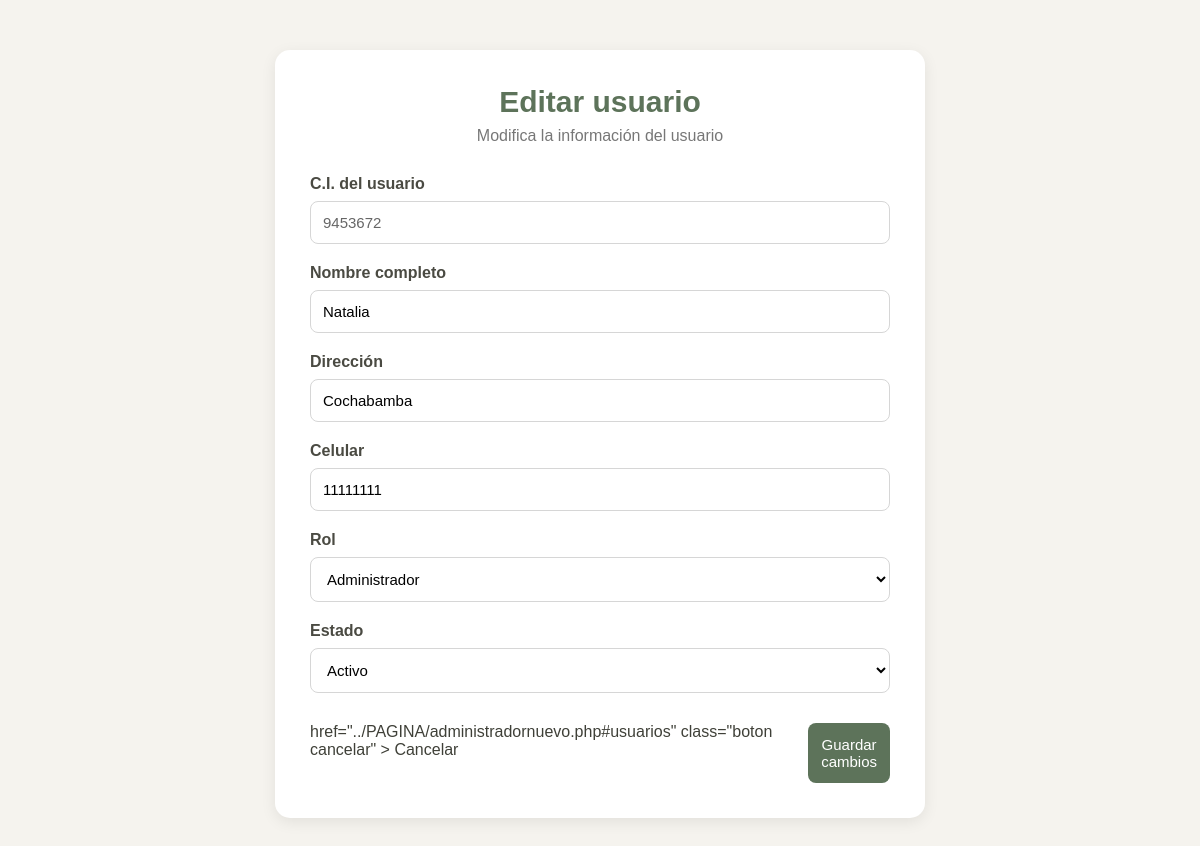
Page /usuario/UsuarioUpdateform.php?ciusuario=9453672 (signed in) on the committed database.
### tables this page shows
CREATE TABLE IF NOT EXISTS usuario (
    ciusuario INT NOT NULL,
    Nombre VARCHAR(100) NOT NULL,
    Direccion VARCHAR(150) NOT NULL,
    Celular VARCHAR(20) NOT NULL,
    contrasena VARCHAR(255) NOT NULL,
    Rol VARCHAR(45) NOT NULL,
    Estado VARCHAR(45) NOT NULL,
    PRIMARY KEY (ciusuario)
);

### usuario/UsuarioUpdateform.php (the view, shortened to what this page needs)
<?php
include("../PAGINA/conexion.php");
$ciusuario = $_GET['ciusuario'];
$stmt = $conexion->prepare("SELECT * FROM usuario WHERE ciusuario = ?");
$stmt->bind_param("s", $ciusuario);
$stmt->execute();
$resultado = $stmt->get_result();
$usuario = $resultado->fetch_assoc();
$Nombre = $usuario['Nombre'];
$Direccion = $usuario['Direccion'];
$Celular = $usuario['Celular'];
$Rol = $usuario['Rol'];
$Estado = $usuario['Estado'];
?>
<!DOCTYPE html>
<html lang="es">
<head>
</head>
<body>
<div class="contenedor">
    <div class="tarjeta">
        <div class="titulo">
            <h1>Editar usuario</h1>
            <p>Modifica la información del usuario</p>
        </div>
        <form action="UsuarioUpdate.php" method="POST" id="usuario-form" novalidate>
            <div class="grupo">
                <label>C.I. del usuario</label>
                <input
                    type="text"
                    name="ciusuario"
                    value="<?php echo htmlspecialchars($ciusuario); ?>"
                    class="dato-ci"
                    readonly
                >
            </div>
            <div class="grupo">
                <label>Nombre completo</label>
                <input
                    type="text"
                    name="Nombre"
                    value="<?php echo htmlspecialchars($Nombre); ?>"
                >
            </div>
            <div class="grupo">
                <label>Dirección</label>
                <input
                    type="text"
                    name="Direccion"
                    value="<?php echo htmlspecialchars($Direccion); ?>"
                >
            </div>
            <div class="grupo">
                <label>Celular</label>
                <input
                    type="text"
                    name="Celular"
                    value="<?php echo htmlspecialchars($Celular); ?>"
                >
            </div>
            <?php if ($_SESSION['rol'] == "Administrador") { ?>
                <div class="grupo">
                    <label>Rol</label>
                    <select name="Rol">
                        <option value="Administrador"
                            <?php if ($Rol == "Administrador") echo "selected"; ?>>
                            Administrador
                        </option>
                    </select>
                </div>
                <div class="grupo">
                    <label>Estado</label>
                    <select name="Estado">
                        <option value="Activo"
                            <?php if ($Estado == "Activo") echo "selected"; ?>>
                            Activo
                        </option>
                    </select>
                </div>
            <?php } else { ?>
                <input type="hidden" name="Rol" value="<?php echo htmlspecialchars($Rol); ?>">
                <input type="hidden" name="Estado" value="<?php echo htmlspecialchars($Estado); ?>">
            <?php } ?>
            <div class="botones">
                    href="../PAGINA/administradornuevo.php#usuarios"
                    class="boton cancelar"
                >
                    Cancelar
                <button
                    type="submit"
                    class="boton guardar"
                >
                    Guardar cambios
                </button>
            </div>
        </form>
    </div>
</div>
</body>
</html>

### usuario/UsuarioUpdateform.php (style rules this page uses)
* { box-sizing: border-box; }
body { margin: 0; font-family: Arial, sans-serif; background-color: #f5f3ee; color: #3f4038; }
.contenedor { width: 90%; max-width: 650px; margin: 50px auto; }
.tarjeta { background-color: white; padding: 35px; border-radius: 15px; box-shadow: 0 4px 15px rgba(0,0,0,0.08); }
.titulo { text-align: center; margin-bottom: 30px; }
.titulo h1 { margin: 0; color: #5D735A; font-size: 30px; }
.titulo p { margin-top: 8px; color: #777; }
.grupo { margin-bottom: 20px; }
.grupo label { display: block; margin-bottom: 8px; font-weight: bold; color: #4A4A42; }
.grupo input, .grupo select { width: 100%; padding: 12px; border: 1px solid #d6d6d6; border-radius: 8px; font-size: 15px; outline: none; background-color: white; }
.dato-ci { background-color: #eeeeeb; color: #666; }
.botones { display: flex; gap: 12px; margin-top: 30px; }
.boton { flex: 1; padding: 13px; border: none; border-radius: 8px; text-align: center; text-decoration: none; font-size: 15px; cursor: pointer; }
.guardar { background-color: #5D735A; color: white; }

### rows in the picture
usuario: Nombre "Natalia", Direccion "Cochabamba", Celular "11111111", Rol "Administrador", Estado "Activo"
